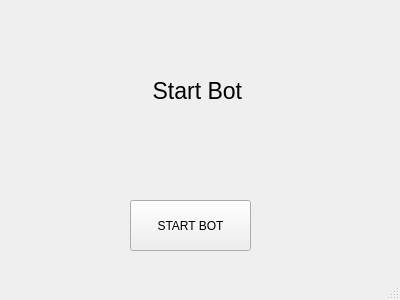
<?xml version="1.0" encoding="UTF-8"?>
<ui version="4.0">
 <class>MainWindow</class>
 <widget class="QMainWindow" name="MainWindow">
  <property name="geometry">
   <rect>
    <x>0</x>
    <y>0</y> 
    <width>400</width>
    <height>300</height>
   </rect>
  </property>
  <property name="minimumSize">
   <size>
    <width>400</width>
    <height>300</height>
   </size>
  </property>
  <property name="maximumSize">
   <size>
    <width>400</width>
    <height>300</height>
   </size>
  </property>
  <property name="baseSize">
   <size>
    <width>400</width>
    <height>400</height>
   </size>
  </property>
  <property name="windowTitle">
   <string>MainWindow</string>
  </property>
  <widget class="QWidget" name="centralwidget">
   <widget class="QPushButton" name="start_button">
    <property name="geometry">
     <rect>
      <x>130</x>
      <y>200</y>
      <width>121</width>
      <height>51</height>
     </rect>
    </property>
    <property name="cursor">
     <cursorShape>PointingHandCursor</cursorShape>
    </property>
    <property name="text">
     <string>START BOT</string>
    </property>
   </widget>
   <widget class="QWidget" name="verticalLayoutWidget">
    <property name="geometry">
     <rect>
      <x>10</x>
      <y>60</y>
      <width>381</width>
      <height>61</height>
     </rect>
    </property>
    <layout class="QVBoxLayout" name="verticalLayout">
     <item>
      <widget class="QLabel" name="text_label">
       <property name="maximumSize">
        <size>
         <width>400</width>
         <height>300</height>
        </size>
       </property>
       <property name="font">
        <font>
         <pointsize>17</pointsize>
        </font>
       </property>
       <property name="layoutDirection">
        <enum>Qt::LeftToRight</enum>
       </property>
       <property name="text">
        <string>Start Bot </string>
       </property>
       <property name="alignment">
        <set>Qt::AlignCenter</set>
       </property>
      </widget>
     </item>
    </layout>
   </widget>
  </widget>
  <widget class="QStatusBar" name="statusbar"/>
 </widget>
 <resources/>
 <connections/>
</ui>
